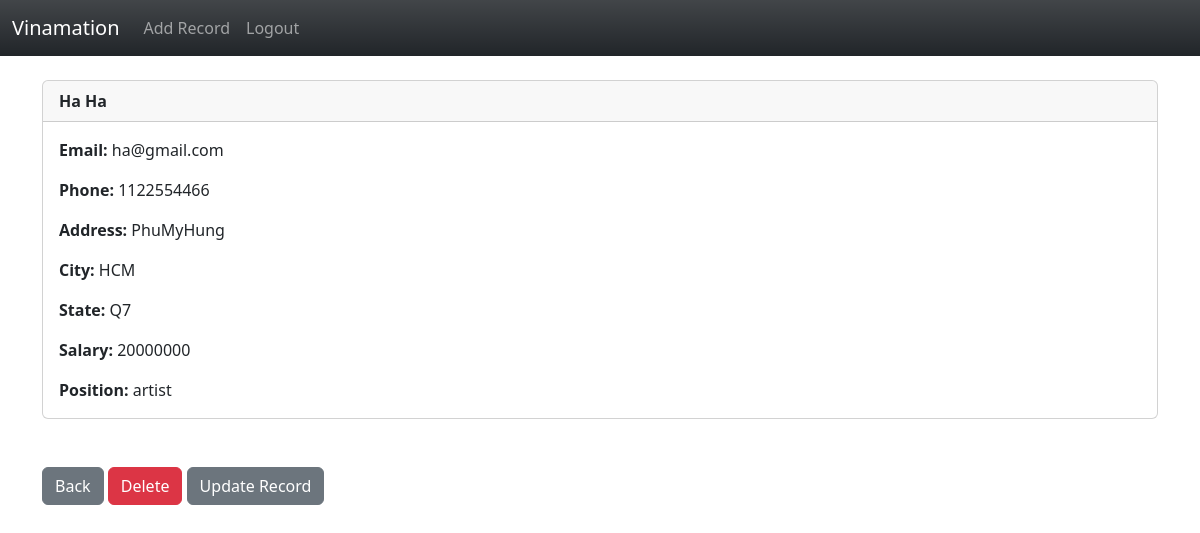
Page /artist/record/5 (signed in) on the committed database.
### artist/models.py (models this page shows, shortened)
class Record(models.Model):
    create_at = models.DateTimeField(auto_now=True)
    first_name = models.CharField(max_length=50)
    last_name = models.CharField(max_length=50)
    email = models.CharField(max_length=50)
    phone = models.CharField(max_length=15)
    address = models.CharField(max_length=100)
    city = models.CharField(max_length=50)
    state = models.CharField(max_length=50)
    salary = models.IntegerField(max_length=12)
    position = models.CharField(max_length=20)

### artist/views.py (the view)
# urls.py: path('record/<int:pk>', views.customer_record, name = "record"),
def customer_record(request, pk):
    if request.user.is_authenticated:
        customer_record = Record.objects.get(id=pk)
        return render(request, 'artist/record.html',{'customer_record' : customer_record})
    else:
        messages.success(request, "You Must Be Logged In TO View That Page")
        return redirect('home')

### artist/templates/artist/record.html
{% extends 'artist/base.html' %}
{% block body %}
<div class="card">
    <div class="card-header"><strong>
          {{ customer_record.first_name }}
          {{ customer_record.last_name }}</strong>
    </div>
    <div class="card-body">
  <p class="card-text">
  <strong>Email: </strong>{{ customer_record.email }}</p>
  <p class="card-text">
  <strong>Phone: </strong>{{ customer_record.phone }}
  </p>
  <p class="card-text">
  <strong>Address: </strong>{{ customer_record.address }}</p>
  <p class="card-text">
  <strong>City: </strong>{{ customer_record.city }}</p>
  <p class="card-text">
  <strong>State: </strong>{{ customer_record.state }}</p>
  <p class="card-text">
  <strong>Salary: </strong>{{ customer_record.salary }}</p>
  <p class="card-text">
<strong>Position: </strong>{{ customer_record.position }}</p>
    </div>
  </div>
  <br/><br/>
  <a href="{% url 'home' %}" class="btn btn-secondary">Back</a>
  <a href="{% url 'delete_record' customer_record.id %}" class="btn btn-danger">Delete</a>
  <a href="{% url 'update_record' customer_record.id %}" class="btn btn-secondary">Update Record</a>
{% endblock %}

### rows in the picture
Record: first_name "Ha", last_name "Ha", email "ha@gmail.com", phone "1122554466", address "PhuMyHung", city "HCM", state "Q7", salary "20000000", position "artist"
